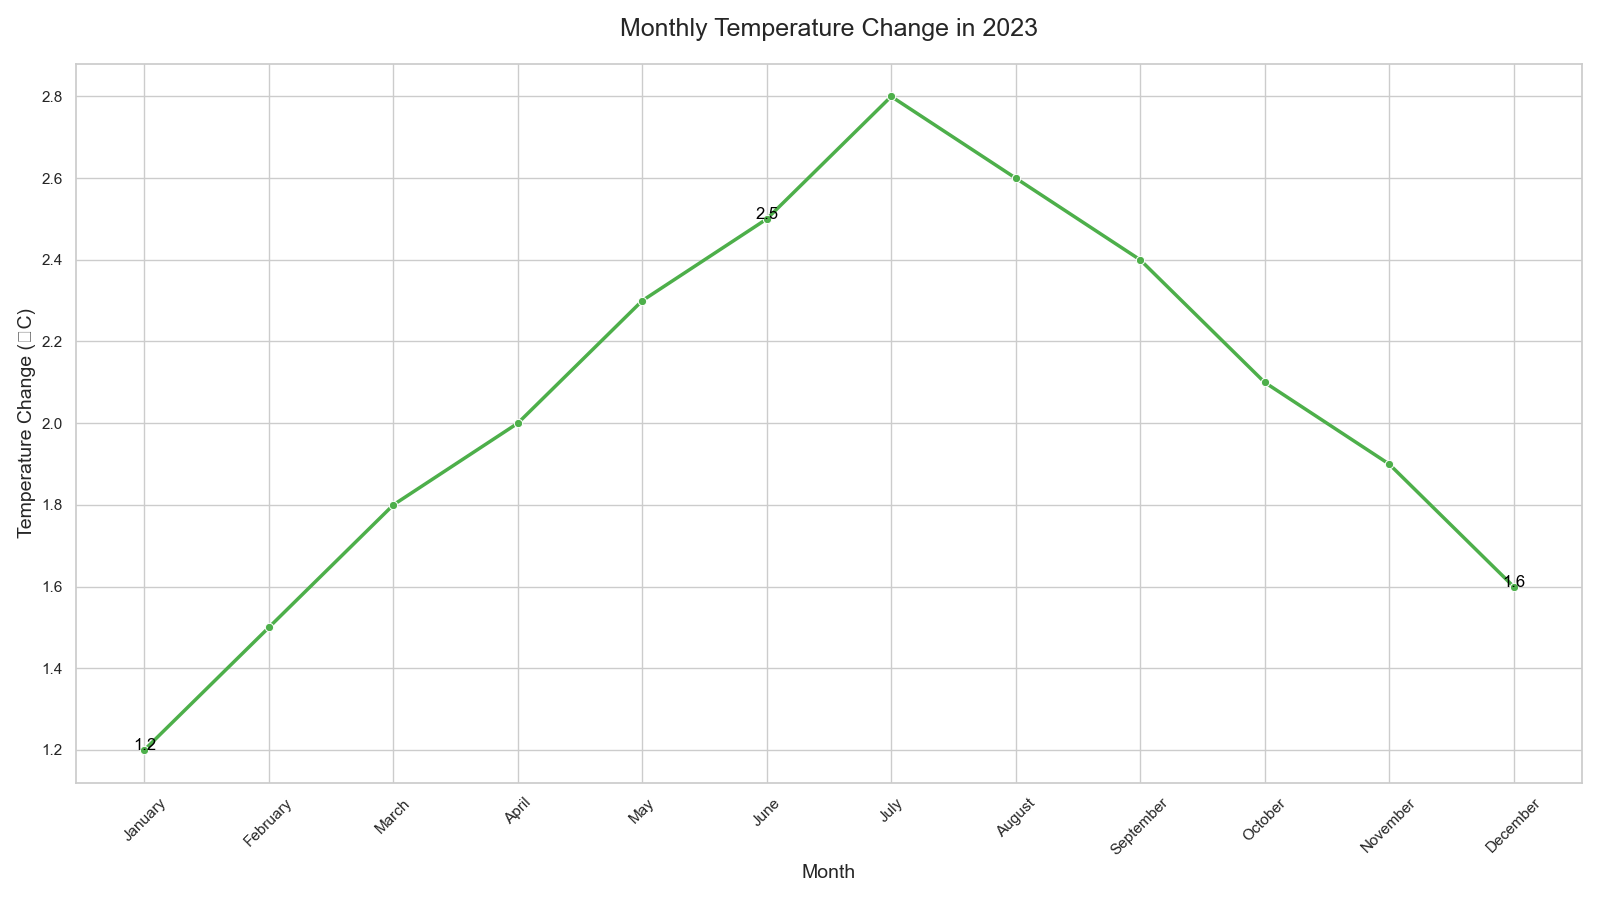

The script that drew this image:

import pandas as pd
import seaborn as sns
import matplotlib.pyplot as plt

data = {
    'Month': ['January', 'February', 'March', 'April', 'May', 'June', 'July', 'August', 'September', 'October', 'November', 'December'],
    'Temperature_Change': [1.2, 1.5, 1.8, 2.0, 2.3, 2.5, 2.8, 2.6, 2.4, 2.1, 1.9, 1.6]
}

df = pd.DataFrame(data)
df['Month'] = pd.Categorical(df['Month'], categories=data['Month'], ordered=True)

colors = ["#4daf4a", "#377eb8", "#e41a1c", "#984ea3", "#ff7f00", "#ffff33", "#a65628", "#f781bf", "#999999", "#66c2a5", "#fc8d62", "#8da0cb"]

plt.figure(figsize=(16, 9))

sns.lineplot(data=df, x='Month', y='Temperature_Change', color='#4daf4a', marker='o', linewidth=2.5)

plt.text(0, df['Temperature_Change'][0], f"{df['Temperature_Change'][0]}", color='black', ha="center")
plt.text(5, df['Temperature_Change'][5], f"{df['Temperature_Change'][5]}", color='black', ha="center")
plt.text(11, df['Temperature_Change'][11], f"{df['Temperature_Change'][11]}", color='black', ha="center")

plt.title('Monthly Temperature Change in 2023', fontsize=18, pad=20)
plt.xlabel('Month', fontsize=14)
plt.ylabel('Temperature Change (°C)', fontsize=14)
plt.xticks(rotation=45)
plt.tight_layout()

plt.show()
